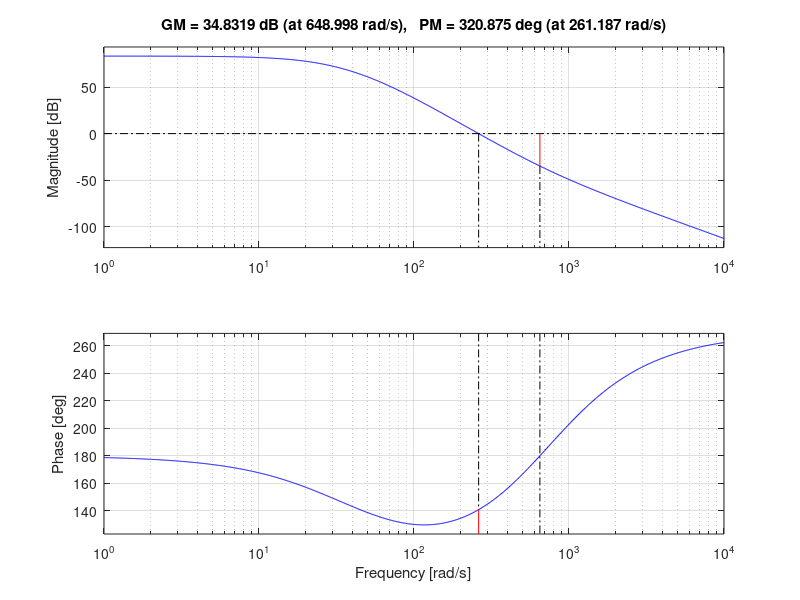
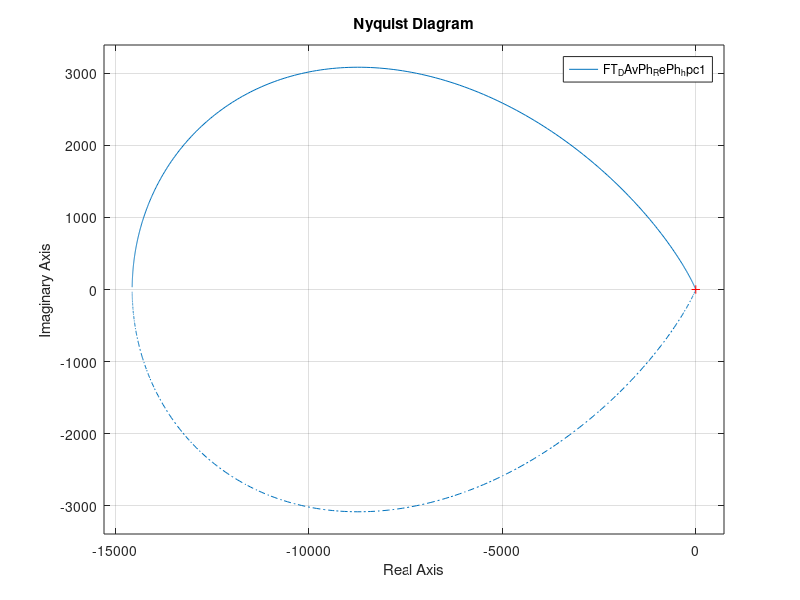
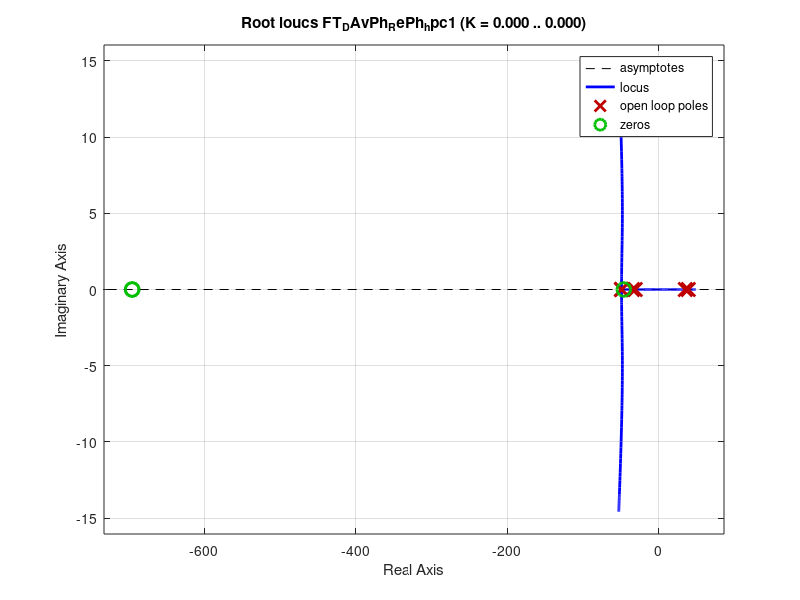

MATLAB code to generate these figures, in order:
%% Compensateurs inclinaison de la plaque (Cas 1)

%%%%%%%%%%%%%%%%%%% Commande de base %%%%%%%%%%%%%%%%%%%
%%%%%%%%%%%%%%%%%%%%%%%%%%%%%%%%%%%%%%%%%%%%%%%%%%%%%%%%
clc
clear all
close all
%%%%%%%%%%%%%%%%%%%%%%%%%%%%%%%%%%%%%%%%%%%%%%%%%%%%%%%%


%%%%%%%%%%%%%% Spécifications à atteindre %%%%%%%%%%%%%%
%%%%%%%%%%%%%%%%%%%%%%%%%%%%%%%%%%%%%%%%%%%%%%%%%%%%%%%%
pm_hpc1 = 25;
wg_hpc1 = 185;
consigne_echelon1_hpc1 = 0.01;
erreur_echelon1_hpc1 = -0.000425;
erreur_echelon2_hpc1 = 0;
FTBO_hpc1 = tf(29.36,[1 31.3 -1216 -3.805e04]);
%%%%%%%%%%%%%%%%%%%%%%%%%%%%%%%%%%%%%%%%%%%%%%%%%%%%%%%%


%%%%%%%%%%%%% Conception d'un Double AvPh %%%%%%%%%%%%%%
%%%%%%%%%%%%%%%%%%%%%%%%%%%%%%%%%%%%%%%%%%%%%%%%%%%%%%%%
% zeta = 0.5*sqrt(tand(pm)*sind(pm))
% wn = (wg*tand(pm))/(2*zeta)
kpos_desire_hpc1 = 1/erreur_echelon1_hpc1;
[mag_hpc1,pha_hpc1]=bode(FTBO_hpc1,wg_hpc1);
K_desire_hpc1 = 1/mag_hpc1;

% Fonction de transfert
FT_K_desire_hpc1 = FTBO_hpc1*K_desire_hpc1;

[Gm_k_hpc1,Pm_k_hpc1,Wp_k_hpc1,Wg_k_hpc1] = margin(FT_K_desire_hpc1);
avphreq_hpc1 = (pm_hpc1-Pm_k_hpc1)/2;
avphreq_5_hpc1 = avphreq_hpc1 + 7.5;
alpha_hpc1 = (1-sind(avphreq_5_hpc1))/(1+sind(avphreq_5_hpc1));
T_hpc1 = 1/(wg_hpc1*sqrt(alpha_hpc1));
numDAvPh_hpc1 = conv([1 1/T_hpc1],[1 1/T_hpc1]);
denDAvPh_hpc1 = conv([1 1/(alpha_hpc1*T_hpc1)],[1 1/(alpha_hpc1*T_hpc1)]);
G1_hpc1 = tf(numDAvPh_hpc1,denDAvPh_hpc1);
ka_hpc1 = (K_desire_hpc1/alpha_hpc1)-95350;
G_DAvPh_hpc1 = ka_hpc1*G1_hpc1;
FT_DAvPh_hpc1 = FTBO_hpc1*G_DAvPh_hpc1;
%%%%%%%%%%%%%%%%%%%%%%%%%%%%%%%%%%%%%%%%%%%%%%%%%%%%%%%%


%%%%%%%%%%%%%%% Conception d'un RePh %%%%%%%%%%%%%%%%%%%
%%%%%%%%%%%%%%%%%%%%%%%%%%%%%%%%%%%%%%%%%%%%%%%%%%%%%%%%
[numDAvPh_hpc1,denDAvPh_hpc1] = tfdata(FT_DAvPh_hpc1,'v');
K_pos_actuel_hpc1 = numDAvPh_hpc1(end)/denDAvPh_hpc1(end);
beta_hpc1 = (kpos_desire_hpc1/K_pos_actuel_hpc1)-1;
T_RePh_hpc1 = 4/wg_hpc1;
z_hpc1 = -1/T_RePh_hpc1;
p_hpc1 = -1/(beta_hpc1*T_RePh_hpc1);
G_RePh_hpc1 = tf([1 -z_hpc1],[1 -p_hpc1]);
FT_DAvPh_RePh_hpc1 = FT_DAvPh_hpc1*G_RePh_hpc1;
G_hpc1 = G_DAvPh_hpc1*G_RePh_hpc1;
[num_hpc1,den_hpc1] = tfdata(G_hpc1,'v') ; % Pour SIMULINK
%%%%%%%%%%%%%%%%%%%%%%%%%%%%%%%%%%%%%%%%%%%%%%%%%%%%%%%%


%%%%%%%%%%%%% Affichage des graphiques %%%%%%%%%%%%%%%%%
%%%%%%%%%%%%%%%%%%%%%%%%%%%%%%%%%%%%%%%%%%%%%%%%%%%%%%%%
% Graphique de l'échelon
t_hpc1 = (0:0.0001:0.5);
u_hpc1 = ones(size(t_hpc1));
y_hpc1 = lsim(feedback(FT_DAvPh_RePh_hpc1,1),u_hpc1*consigne_echelon1_hpc1,t_hpc1);
figure(1)
plot(t_hpc1,y_hpc1)

% Lieu de Bode
figure(2)
margin(FT_DAvPh_RePh_hpc1)

% Lieu de Nyquist
figure(3)
nyquist(FT_DAvPh_RePh_hpc1);

% Lieu des racines 
figure(4)
rlocus(FT_DAvPh_RePh_hpc1);
%%%%%%%%%%%%%%%%%%%%%%%%%%%%%%%%%%%%%%%%%%%%%%%%%%%%%%%%


